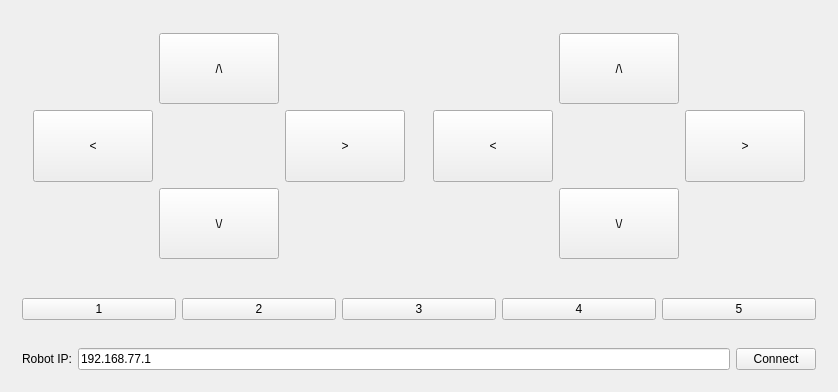
<?xml version="1.0" encoding="UTF-8"?>
<ui version="4.0">
 <class>GamepadForm</class>
 <widget class="QWidget" name="GamepadForm">
  <property name="geometry">
   <rect>
    <x>0</x>
    <y>0</y>
    <width>838</width>
    <height>392</height>
   </rect>
  </property>
  <property name="windowTitle">
   <string>TRIK Gamepad</string>
  </property>
  <layout class="QVBoxLayout" name="verticalLayout">
   <item>
    <widget class="QWidget" name="padsWidget" native="true">
     <layout class="QHBoxLayout" name="horizontalLayout_2">
      <item>
       <widget class="QWidget" name="widget" native="true">
        <layout class="QGridLayout" name="gridLayout_2">
         <item row="2" column="1">
          <widget class="QPushButton" name="buttonPad1Down">
           <property name="sizePolicy">
            <sizepolicy hsizetype="Minimum" vsizetype="Expanding">
             <horstretch>0</horstretch>
             <verstretch>0</verstretch>
            </sizepolicy>
           </property>
           <property name="text">
            <string>\/</string>
           </property>
          </widget>
         </item>
         <item row="1" column="1">
          <widget class="QWidget" name="widget_4" native="true"/>
         </item>
         <item row="1" column="0">
          <widget class="QPushButton" name="buttonPad1Left">
           <property name="sizePolicy">
            <sizepolicy hsizetype="Minimum" vsizetype="Expanding">
             <horstretch>0</horstretch>
             <verstretch>0</verstretch>
            </sizepolicy>
           </property>
           <property name="text">
            <string>&lt;</string>
           </property>
          </widget>
         </item>
         <item row="0" column="1">
          <widget class="QPushButton" name="buttonPad1Up">
           <property name="sizePolicy">
            <sizepolicy hsizetype="Minimum" vsizetype="Expanding">
             <horstretch>0</horstretch>
             <verstretch>0</verstretch>
            </sizepolicy>
           </property>
           <property name="text">
            <string>/\</string>
           </property>
          </widget>
         </item>
         <item row="1" column="2">
          <widget class="QPushButton" name="ButtonPad1Right">
           <property name="sizePolicy">
            <sizepolicy hsizetype="Minimum" vsizetype="Expanding">
             <horstretch>0</horstretch>
             <verstretch>0</verstretch>
            </sizepolicy>
           </property>
           <property name="text">
            <string>&gt;</string>
           </property>
          </widget>
         </item>
        </layout>
       </widget>
      </item>
      <item>
       <widget class="QWidget" name="widget_2" native="true">
        <layout class="QGridLayout" name="gridLayout">
         <item row="0" column="1">
          <widget class="QPushButton" name="buttonPad2Up">
           <property name="sizePolicy">
            <sizepolicy hsizetype="Minimum" vsizetype="Expanding">
             <horstretch>0</horstretch>
             <verstretch>0</verstretch>
            </sizepolicy>
           </property>
           <property name="text">
            <string>/\</string>
           </property>
          </widget>
         </item>
         <item row="2" column="1">
          <widget class="QPushButton" name="buttonPad2Down">
           <property name="sizePolicy">
            <sizepolicy hsizetype="Minimum" vsizetype="Expanding">
             <horstretch>0</horstretch>
             <verstretch>0</verstretch>
            </sizepolicy>
           </property>
           <property name="text">
            <string>\/</string>
           </property>
          </widget>
         </item>
         <item row="1" column="1">
          <widget class="QWidget" name="widget_3" native="true"/>
         </item>
         <item row="1" column="0">
          <widget class="QPushButton" name="buttonPad2Left">
           <property name="sizePolicy">
            <sizepolicy hsizetype="Minimum" vsizetype="Expanding">
             <horstretch>0</horstretch>
             <verstretch>0</verstretch>
            </sizepolicy>
           </property>
           <property name="text">
            <string>&lt;</string>
           </property>
          </widget>
         </item>
         <item row="1" column="2">
          <widget class="QPushButton" name="ButtonPad2Right">
           <property name="sizePolicy">
            <sizepolicy hsizetype="Minimum" vsizetype="Expanding">
             <horstretch>0</horstretch>
             <verstretch>0</verstretch>
            </sizepolicy>
           </property>
           <property name="text">
            <string>&gt;</string>
           </property>
          </widget>
         </item>
        </layout>
       </widget>
      </item>
     </layout>
    </widget>
   </item>
   <item>
    <widget class="QWidget" name="buttonsWidget" native="true">
     <property name="sizePolicy">
      <sizepolicy hsizetype="Preferred" vsizetype="Maximum">
       <horstretch>0</horstretch>
       <verstretch>0</verstretch>
      </sizepolicy>
     </property>
     <property name="minimumSize">
      <size>
       <width>0</width>
       <height>40</height>
      </size>
     </property>
     <layout class="QHBoxLayout" name="horizontalLayout">
      <item>
       <widget class="QPushButton" name="button1">
        <property name="text">
         <string>1</string>
        </property>
       </widget>
      </item>
      <item>
       <widget class="QPushButton" name="button2">
        <property name="text">
         <string>2</string>
        </property>
       </widget>
      </item>
      <item>
       <widget class="QPushButton" name="button3">
        <property name="text">
         <string>3</string>
        </property>
       </widget>
      </item>
      <item>
       <widget class="QPushButton" name="button4">
        <property name="text">
         <string>4</string>
        </property>
       </widget>
      </item>
      <item>
       <widget class="QPushButton" name="button5">
        <property name="minimumSize">
         <size>
          <width>0</width>
          <height>20</height>
         </size>
        </property>
        <property name="text">
         <string>5</string>
        </property>
       </widget>
      </item>
     </layout>
    </widget>
   </item>
   <item>
    <widget class="QWidget" name="widget_5" native="true">
     <layout class="QHBoxLayout" name="horizontalLayout_3">
      <item>
       <widget class="QLabel" name="robotIpLabel">
        <property name="text">
         <string>Robot IP:</string>
        </property>
       </widget>
      </item>
      <item>
       <widget class="QLineEdit" name="robotIpLineEdit">
        <property name="text">
         <string>192.168.77.1</string>
        </property>
       </widget>
      </item>
      <item>
       <widget class="QPushButton" name="connectButton">
        <property name="text">
         <string>Connect</string>
        </property>
       </widget>
      </item>
     </layout>
    </widget>
   </item>
  </layout>
 </widget>
 <layoutdefault spacing="6" margin="11"/>
 <resources/>
 <connections/>
</ui>
